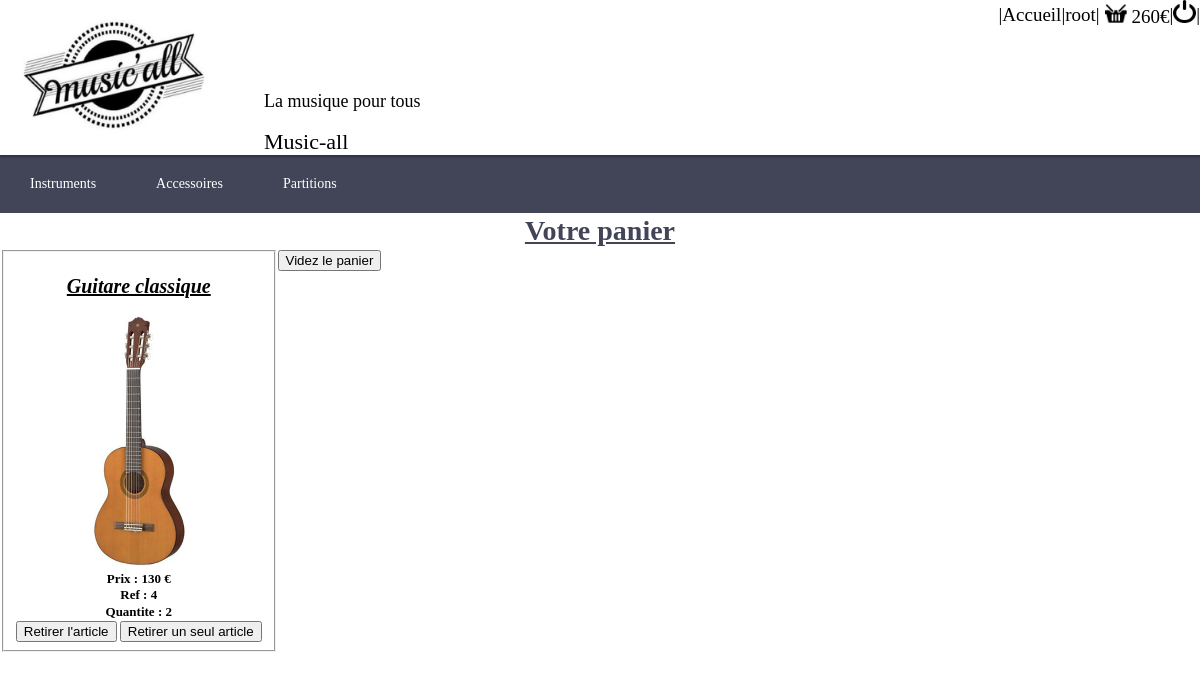
The app's page /controler/panier.controler.php?connect=root, older data.
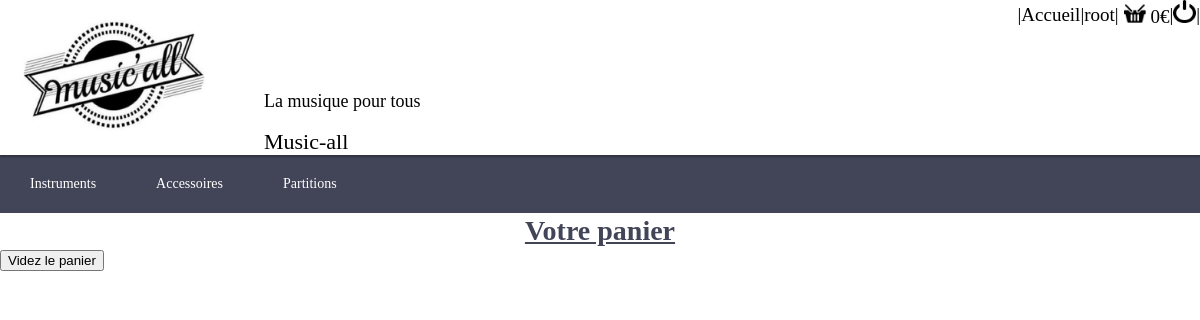
The same page, newer data.
### tables this page shows
CREATE TABLE panier(
	user TEXT REFERENCES utilisateur(username),
	ref INTEGER REFERENCES article(ref),
	categorie INTEGER REFERENCES article(categorie),
	quantite INTEGER,
	PRIMARY KEY(user,ref,categorie)
);

### controler/main.controler.php (called while the page is built, shortened)
<?php
require_once("../model/article.class.php");
require_once("../model/DAO.class.php");
  global $prixPanier;
  $database = new DAO();
  if((!isset($_GET['connect']))&&(!isset($connect))){
      global $connect;
      global $user;
      $prixPanier=0;
  }elseif((isset($_GET['connect']))&&($_GET['connect']!='')){
      global $user;
      $user=$_GET['connect'];
      global $connect;
      $connect=true;
      $prixPanier=$database->getPrixPanier($user);
  }elseif((isset($connect))&&($connect)){
    $prixPanier=$database->getPrixPanier($user);
    $utilisateur = $database->getUtilisateur($user);
    $admin = $utilisateur->getType();
  }elseif((isset($_GET['connect']))&&($_GET['connect']=='')){
    global $connect;
    $connect=false;
    $prixPanier=0;
  }
  if (isset($_GET['categorie'])) {
    $categorie = $database->getCategorie($_GET['categorie']);
    $IDcategorie = $categorie->__get("id");
    if (isset($_POST['tri'])) {
      if ($_POST['tri'] == "nomA") {
        $articles = $database->triArticleNomAZ($IDcategorie);
      } else if ($_POST['tri'] == "nomZ"){
        $articles = $database->triArticleNomZA($IDcategorie);
      } else if ($_POST['tri'] == "prixc"){
        $articles = $database->triArticlePrixC($IDcategorie);
      } else if ($_POST['tri'] == "prixd") {
        $articles = $database->triArticlePrixD($IDcategorie);
      } else {
        $articles = $database->triArticleRef($IDcategorie);
      }
    } else {
      $articles = $database->triArticleRef($IDcategorie);
    }
    $nbelem = count($articles);
  } else {
    $nbelem = 0;
  }
  include("../View/pagePrincipale.view.php");
 ?>

### controler/panier.controler.php (called while the page is built, shortened)
<?php
require_once("../model/article.class.php");
require_once("../model/DAO.class.php");
$database = new DAO();
$user=$_GET["connect"];
if((isset($_GET["ref"]))&&(isset($_GET["cat"]))){
  global $cat;
  $ref=$_GET["ref"];
  $cat=$_GET["cat"];
  $database->ajoutezAuPanier($user,$ref,$cat);
}elseif((isset($_GET["retirer"]))&&($_GET["retirer"]=="all")) {
  $database->viderPanier($user);
  $affichepanier=true;
}elseif((isset($_GET["retirer"]))&&($_GET["retirer"]=="article")) {
  $ref=$_GET["ref"];
  $database->supprArticle($user,$ref);
  $affichepanier=true;
}elseif((isset($_GET["retirer"]))&&($_GET["retirer"]=="unarticle")) {
  $ref=$_GET["ref"];
  $database->supprunArticle($user,$ref);
  $affichepanier=true;
}else{
  $affichepanier=true;
}
$panier=$database->getPanier($user);
include("main.controler.php");
 ?>

### model/DAO.class.php (called while the page is built, shortened)
<?php
require_once("article.class.php");
    class DAO {
        private $db;
        private $database = 'sqlite:../model/data/musicall.db';
        function __construct() {
          try {
            $this->db = new PDO($this->database);
          } catch (PDOException $e) {
            die ("erreur de connexion :".$e->getMessage());
          }
        }
    function getArticleRef($ref): article {
      $commande =  'SELECT * FROM article WHERE ref="' . $ref . '"';
      $sth = $this->db->query($commande);
      $result = $sth->fetchAll(PDO::FETCH_CLASS|PDO::FETCH_PROPS_LATE,"article");
      return $result[0];
    }
    function getPanier($user){
      $commande =  'SELECT * FROM panier WHERE user="'.$user.'" ';
      $sth = $this->db->query($commande);
      $result = $sth->fetchAll(PDO::FETCH_ASSOC);
      return $result;
    }
    function getPrixPanier($user):int{
      $panier=$this->getPanier($user);
      $prixtot=0;
      foreach ($panier as $value) {
        $ref=$value['ref'];
        $article=$this->getArticleRef($ref);
        $prixarticle=($article->getPrix())*$value['quantite'];
        $prixtot=$prixtot+$prixarticle;
      }
      return $prixtot;
    }
}
 ?>

### model/article.class.php (called while the page is built, shortened)
<?php
class article{
 private $prix;
  function __get($name){
    return $this->$name;
}
  function getPrix(){
    return $this->prix;
  }
}
 ?>

### View/pagePrincipale.view.php (the view, shortened to what this page needs)
  <!DOCTYPE html>
<html lang="en" dir="ltr">
  <head>
    <link rel="stylesheet" href="../View/pagePrincipale.view.css">
  </head>
  <body>
      <header>
        <?php
          global $parametre;
          if($connect){
            $parametre="connect=".$user;
          }else{
            $parametre="connect=";
          }
          ?>
        <div class="MainMenu">
          <div class="MenuTot">
            <div class="MenuEste">
              <div class="col1">
                <a href="main.controler.php?<?php echo $parametre; ?>"><img src="../View/models/logo.jpg" alt="Logo du site" width="238" height="153"></a>
              </div>
              <div class="col2">
                <div class="ligne1">
                  <span class="sepHome">|</span>
                  <a class="lienHome" href="main.controler.php?<?php echo $parametre; ?>"><span>Accueil</span></a>
                  <span class="sepHome">|</span>
                  <?php if($connect){echo $user;}else{?> <a class="lienConnexion" href="../View/pageConnexion.view.php?<?php if(isset($paracat)){echo $paracat;} ?>">Compte</a><?php } ?>
                  <span class="sepHome">|</span>
                  <div class="Panier">
                    <a href="panier.controler.php?<?php echo $parametre; ?>">
                      <img src="../View/models/panier.png" alt="panier" width="22" height="22">
                      <span class="prixPanier"><?=$prixPanier?>€</span>
                    </a>
                  </div>
                  <span class="sepHome">|</span>
                  <?php if($connect){ ?>
                    <a href="main.controler.php?connect=&<?php if(isset($paracat)){echo $paracat;} ?>"> <img src="../View/models/logout.png" alt="logout" width="23" height="23"> </a>
                    <span class="sepHome">|</span>
                  <?php } ?>
                </div>
                <div class="ligne2">
                  <div class="slogan">
                    <p class="Slg">La musique pour tous</p>
                    <h1 class="Titre">Music-all</h1>
                  </div>
                </div>
              </div>
          </div>
          </div>
      </div>
      <div class="MenuDeroulant">
        <nav>
          <ul>
            <li class="menu-instruments"><a href="">Instruments</a>
            </li>
            <li class="menu-accessoires"><a href="#">Accessoires</a>
            </li>
            <li class="menu-partitions"><a href="#">Partitions</a>
            </li>
          </ul>
        </nav>
      </div>
      </header>
      <?php if  ($nbelem != 0) {?>
      <div class="tris">
        <h1>Trier par :</h1>
        <FORM class="" action="../controler/main.controler.php?<?php echo $parametre; ?>&<?php if(isset($paracat)){echo $paracat;} ?>" method="post">
          <div class="">
            <label for="ref">Référence</label>
          <INPUT id="ref" type="radio" name="tri" value="référence">
          </div>
          <div class="">
            <label for="nomA">Nom A-Z</label>
          <INPUT id = "nomA" type="radio" name="tri" value="nomA">
          </div>
          <div class="">
            <label for="nomZ">Nom Z-A</label>
          <INPUT id = "nomZ" type="radio" name="tri" value="nomZ">
          </div>
          <div class="">
            <label for="prixc">Prix croissant</label>
          <INPUT id = "prixc" type="radio" name="tri" value="prixc">
          </div>
          <div class="">
            <label for="prixd">Prix décroissant</label>
          <INPUT id = "prixd" type="radio" name="tri" value="prixd">
          </div>
          <div class="bouton">
            <input type="submit" name="Valider" value="Valider">
            </div>
        </FORM>
      </div>
      <div class="listArt">
      <h1><?= $categorie->__get("nom") ?></h1>
      <br>
      <?php foreach($articles as $key => $value){   ?>
        <div class="ArticleCatalogue">
          <fieldset class="Art">
            <h2><?= $value->__get("libelle") ?></h2> <br>
            <img src="../View/models/<?= $value->__get("image") ?>" alt="<?=$value->__get("libelle")?>" height="300" width="300"/> <br>
            Informations complémentaires : <?= $value->__get("infoscompl") ?> <br>
            Prix : <?= $value->__get("prix") ?> €<br>
            Ref : <?= $value->__get("ref") ?> <br>
            <?php if($connect){?>
              <a href="panier.controler.php?<?php echo $parametre; ?>&ref=<?= $value->__get("ref")?>&cat=<?= $value->__get("categorie") ?>"> <img src="../View/models/panier.png" alt="AjoutezAuPanier" width="23" height="23"><input type="submit" name="" value="Ajoutez au panier"> </a>
            <?php }else{?>
              <a href="../View/pageConnexion.view.php?<?php if(isset($paracat)){echo $paracat;} ?>"><input type="submit" name="" value="Connectez vous !"></a>
            <?php } ?>
            <?php if ($admin==0) { ?>
              <form class="" action="main.controler.php?<?php echo $parametre; ?>&ref=<?php echo $value->__get("ref");?>&<?php if(isset($paracat)){echo $paracat;} ?>" method="post">
                <input type="number" name="prix" step=0.01 min=0.00 value=0.00>
                <input type="submit" name="changerPrix" value="Changer le prix">
              </form>
            <?php } ?>
        </fieldset>
          </div>
          <?php } ?>
        <?php }elseif (isset($affichepanier)&&$affichepanier) { ?>
          <div class="listPanier">
          <h1> Votre panier </h1>
          <?php foreach ($panier as $val) { $value=$database->getArticleRef($val["ref"]);?>
            <div class="ArticlePanier">
              <fieldset class="Article">
              <h2> <?= $value->__get("libelle") ?> </h2><br>
              <img src="../View/models/<?= $value->__get("image") ?>" alt="<?=$value->__get("libelle")?>" height="250" width="250"/> <br>
              Prix : <?= $value->__get("prix") ?> €<br>
              Ref : <?= $value->__get("ref") ?> <br>
              Quantite : <?= $val["quantite"]?> <br>
              <a href="panier.controler.php?<?php echo $parametre; ?>&retirer=article&ref=<?= $value->__get("ref")?>"><input type="submit" name="vider" value="Retirer l'article"> </a>
              <?php if ($val["quantite"]>1){ ?>
                <a href="panier.controler.php?<?php echo $parametre; ?>&retirer=unarticle&ref=<?= $value->__get("ref")?>"><input type="submit" name="vider" value="Retirer un seul article"> </a>
              <?php } ?>
            </fieldset>
            </div>
          <?php }  ?>
          <a href="panier.controler.php?<?php echo $parametre; ?>&retirer=all"><input type="submit" name="vider" value="Videz le panier"> </a>
            </div>
        <?php }else{ ?>
          <img src="../View/models/accueil.jpg" alt="photo accueil" width="100%" height="75%">
        <?php } ?>
  </body>
</html>

### View/pagePrincipale.view.css (style rules this page uses)
body { font-family: Calibri,serif; margin: 0px; padding: 0px; font-size: 14px; line-height: 1.3; }
.MainMenu { background-color: hsla(0,0%,100%,.8); box-shadow: 0 2px 2px RGBa(0,0,0,.3); position: relative; z-index: 3000; }
.MenuTot { max-width: 1280px; width: 100%; height: 155px; padding: 0; position: relative; z-index: 300; margin: 0 auto; display: flex; flex-flow: row wrap; }
.MenuEste { width: 100%; max-width: 100%; height: 155px; flex-wrap: wrap; display: flex; justify-content: flex-start; align-items: flex-start; }
.col1 { width: 22%; max-width: 22%; height: 155px; }
.col1 > a > img { margin-right: 60px; }
.col2 { width: 78%; max-width: 78%; height: 155px; }
.ligne1 { display: flex; justify-content: flex-end; align-items: center; font-size: 19px; }
.Panier { margin-left: 5px; }
.Panier > a { text-decoration: none; color: black; }
.ligne1 > a { color: black; text-decoration: none; }
.ligne2 { display: flex; align-items: center; justify-content: space-between; padding-top: 60px; }
.slogan { flex-direction: column; justify-content: center; width: 100%; }
.Slg { font-size: 18px; font-weight: 500; margin: 0 0 0 0; }
.Titre { font-size: 22px; font-weight: 300; line-height: 27px; }
.MenuDeroulant { max-width: 100%; flex: 0 0 100%; display: flex; align-items: center; justify-content: center; position: relative; }
nav > ul { margin: 0px; padding: 0px; }
nav > ul > li { float: left; position: relative; }
nav li { list-style-type: none; }
nav { width: 100%; background-color: #424558; }
nav > ul::after { content: ""; display: block; clear: both; }
nav a { display: inline-block; text-decoration: none; }
nav > ul > li >a { padding: 20px 30px; color: #FFF; }
.listPanier { display: flex; flex-flow: row wrap; }
.listPanier > h1 { color: #424558; text-align: center; margin-top: 0px; font-weight: bold; text-decoration: underline; width:100%; margin:auto; }
.listPanier > a { text-decoration: none; color: black; }
.Article { font-weight: bold; text-align: center; font-size: 13px; }
.Article > h2 { font-size: 20px; font-style: italic; text-decoration: underline; margin-bottom: 0px; }
.Article >a { text-decoration: none; }

Row changes from the older to the newer data that the page shows:
removed panier: __get "Guitare classique", __get "130", __get "4", quantite "2"
Text that changed along with them:
$prixPanier: "260" → "0"
